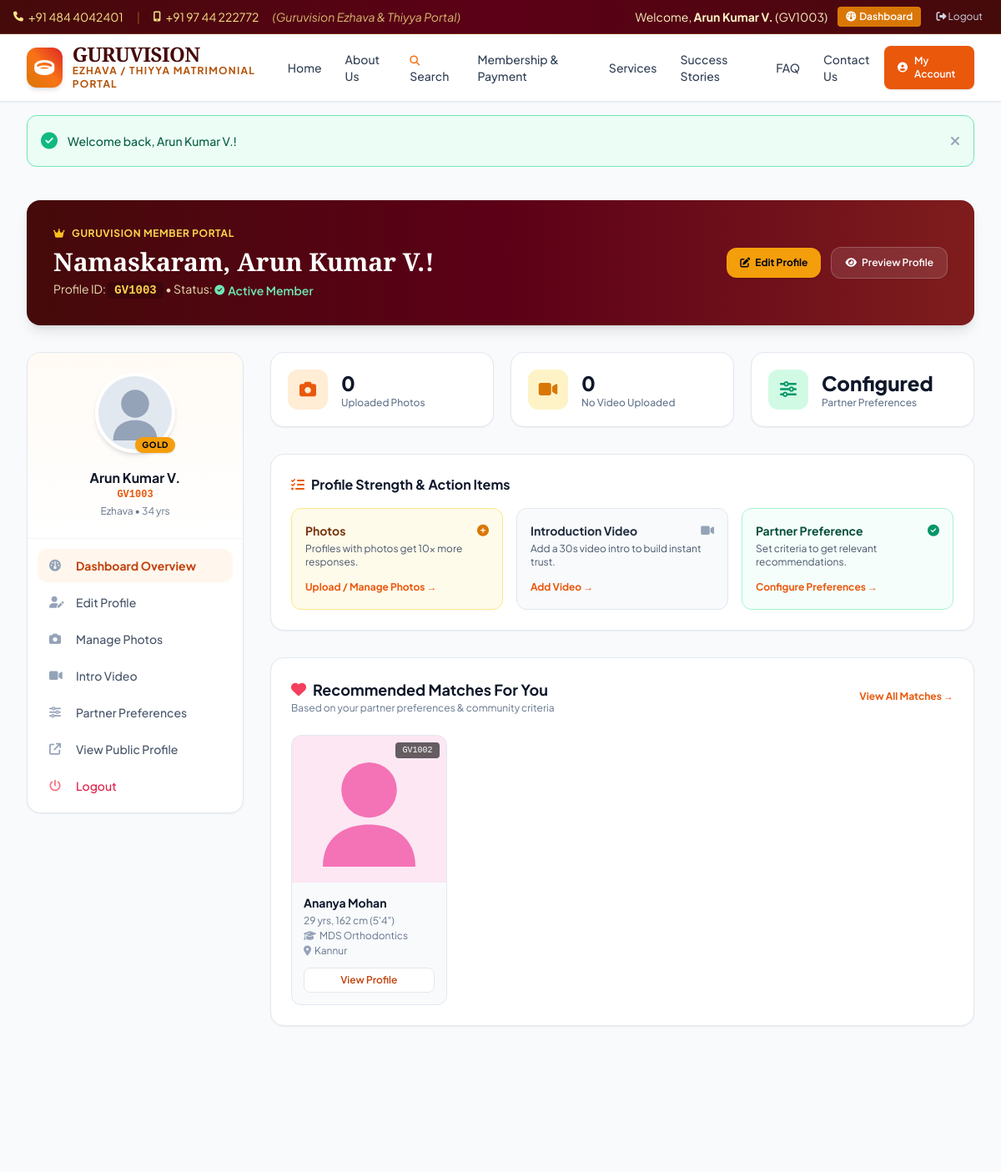
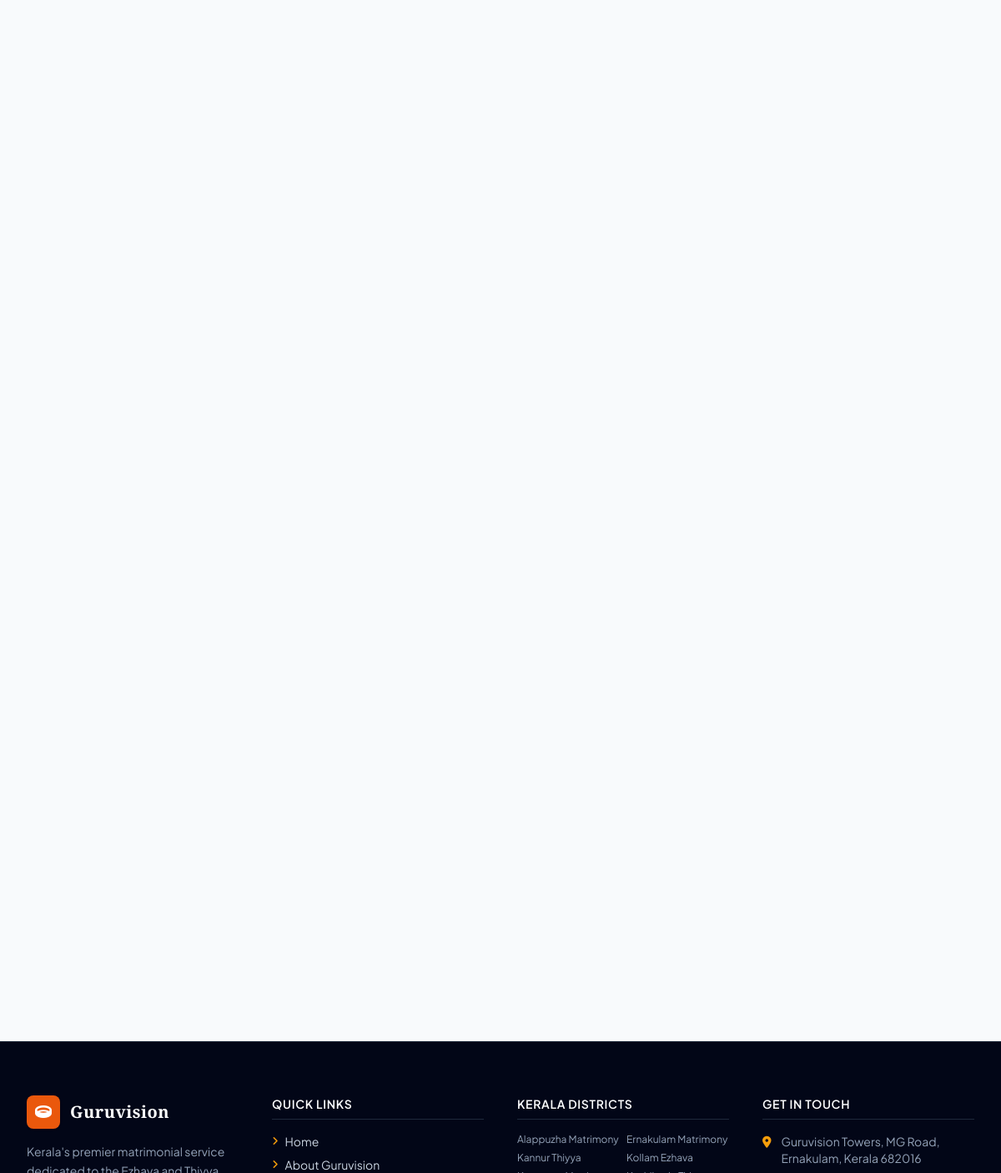
/dashboard/index.php (signed in), run on the app's committed database (2 pictures, top to bottom).
### tables this page shows
CREATE TABLE users (
    id INT UNSIGNED AUTO_INCREMENT PRIMARY KEY,
    profile_id VARCHAR(20) NOT NULL UNIQUE,
    email VARCHAR(150) NOT NULL UNIQUE,
    password_hash VARCHAR(255) NOT NULL,
    is_premium TINYINT(1) NOT NULL DEFAULT 0,
    created_at TIMESTAMP DEFAULT CURRENT_TIMESTAMP,
    updated_at TIMESTAMP DEFAULT CURRENT_TIMESTAMP ON UPDATE CURRENT_TIMESTAMP,

     
    created_by ENUM('Self', 'Parents', 'Sibling', 'Relative', 'Friend') NOT NULL,
    full_name VARCHAR(100) NOT NULL,

     
    gender ENUM('Male', 'Female') NOT NULL,
    dob DATE NOT NULL,
    marital_status ENUM('Unmarried', 'Widower / Widow', 'Divorced') NOT NULL,
    children ENUM('No', 'Yes') DEFAULT NULL,
    mother_tongue ENUM('Malayalam', 'English', 'Hindi', 'Tamil', 'Kannada') NOT NULL DEFAULT 'Malayalam',
    about_me TEXT DEFAULT NULL,

     
    religion VARCHAR(50) NOT NULL DEFAULT 'Hindu',
    caste ENUM('Ezhava', 'Thiyya') NOT NULL,
    physical_status ENUM('Normal', 'Physically Challenged') NOT NULL DEFAULT 'Normal',
    height SMALLINT UNSIGNED NOT NULL COMMENT 'Height in cm (137 to 213)',
    weight SMALLINT UNSIGNED DEFAULT NULL COMMENT 'Weight in kg (40 to 140)',
    body_type ENUM('Average', 'Athletic', 'Slim', 'Heavy') DEFAULT 'Average',
    complexion ENUM('Very Fair', 'Fair', 'Medium', 'Dark') NOT NULL,
    blood_group ENUM('A+ve', 'A-ve', 'B+ve', 'B-ve', 'AB+ve', 'AB-ve', 'O+ve', 'O-ve') DEFAULT NULL,
    diet ENUM('Vegetarian', 'Non Vegetarian', 'Eggatarian') DEFAULT 'Non Vegetarian',

     
    edu_category VARCHAR(100) DEFAULT NULL,
    edu_detail VARCHAR(100) NOT NULL,
    employed_in ENUM('Abroad', 'Agriculture', 'Business / Self Employed', 'Government', 'MNC', 'Networking', 'Own Firm', 'Public Ltd', 'Private', 'Professionals') DEFAULT NULL,
    occupation_category VARCHAR(100) DEFAULT NULL,
    occu_detail VARCHAR(100) DEFAULT NULL,
    working_firm VARCHAR(100) DEFAULT NULL,
    work_place VARCHAR(100) DEFAULT NULL,
    monthly_income VARCHAR(100) DEFAULT NULL,

     
    native_place VARCHAR(100) DEFAULT NULL,
    native_district ENUM('Alappuzha', 'Ernakulam', 'Idukki', 'Kannur', 'Kottayam', 'Kollam', 'Kozhikode', 'Kasaragod', 'Malappuram', 'Palakkad', 'Pathanamthitta', 'Thiruvananthapuram', 'Thrissur', 'Wayanad', 'Other') NOT NULL,
    citizenship VARCHAR(100) NOT NULL DEFAULT 'India',
    living_place VARCHAR(100) NOT NULL DEFAULT 'India',
    living_country VARCHAR(100) NOT NULL DEFAULT 'India',
    contact_name VARCHAR(100) NOT NULL,
    contact_relation ENUM('Father', 'Mother', 'Brother', 'Sister', 'Relative') NOT NULL,
    contact_phone VARCHAR(15) NOT NULL,
    alternate_phone VARCHAR(15) DEFAULT NULL,
    com_address TEXT DEFAULT NULL,

    INDEX idx_gender (gender),
    INDEX idx_caste (caste),
    INDEX idx_district (native_district),
    INDEX idx_marital_status (marital_status),
    INDEX idx_is_premium (is_premium),
    INDEX idx_dob (dob),
    INDEX idx_created_at (created_at)
);

### dashboard/index.php (the view, shortened to what the rows shown need)
<?php
require_once __DIR__ . '/../includes/auth.php';
require_once __DIR__ . '/../includes/helpers.php';
require_once __DIR__ . '/../includes/media_handler.php';
$currentUser = getCurrentUser();
$pdo = getDBConnection();
$prefStmt = $pdo->prepare("SELECT * FROM partner_preferences WHERE user_id = ?");
$prefStmt->execute([$currentUser['id']]);
$userPref = $prefStmt->fetch();
$targetGender = ($currentUser['gender'] === 'Male') ? 'Female' : 'Male';
$matchQuery = "SELECT u.*,
    (SELECT thumb_path FROM user_photos up WHERE up.user_id = u.id AND up.is_main = 1 LIMIT 1) as main_thumb
    FROM users u
    WHERE u.gender = ? AND u.id != ?";
$matchParams = [$targetGender, $currentUser['id']];
if ($userPref) {
    if (!empty($userPref['pref_age_from']) && !empty($userPref['pref_age_to'])) {
        $minDob = date('Y-m-d', strtotime("-{$userPref['pref_age_to']} years"));
        $maxDob = date('Y-m-d', strtotime("-{$userPref['pref_age_from']} years"));
        $matchQuery .= " AND u.dob BETWEEN ? AND ?";
        $matchParams[] = $minDob;
        $matchParams[] = $maxDob;
    }
}
$matchQuery .= " ORDER BY u.is_premium DESC, u.created_at DESC LIMIT 4";
$matchStmt = $pdo->prepare($matchQuery);
$matchStmt->execute($matchParams);
$matchingProfiles = $matchStmt->fetchAll();
require_once __DIR__ . '/../includes/header.php';
?>
<div class="py-10 bg-slate-50 min-h-[85vh]">
    <div class="max-w-7xl mx-auto px-4 sm:px-6 lg:px-8">
        <div class="bg-gradient-to-r from-red-950 via-maroon-900 to-red-900 rounded-2xl p-6 sm:p-8 text-white shadow-lg mb-8 flex flex-col md:flex-row items-center justify-between gap-6">
            <div>
                <div class="flex items-center gap-2 text-amber-300 text-xs font-bold uppercase tracking-wider mb-2">
                    <i class="fa-solid fa-crown text-amber-400"></i> Guruvision Member Portal
                </div>
                <h1 class="font-serif-title text-2xl sm:text-3xl font-extrabold text-white">
                    Namaskaram, <?= sanitize($currentUser['full_name']) ?>!
                </h1>
                <p class="text-amber-100/90 text-sm mt-1 max-w-2xl">
                    Profile ID: <span class="font-mono font-bold text-amber-300 bg-black/20 px-2 py-0.5 rounded"><?= sanitize($currentUser['profile_id']) ?></span> &bull;
                    Status: <span class="inline-flex items-center text-emerald-300 font-semibold"><i class="fa-solid fa-circle-check text-xs mr-1"></i> Active Member</span>
                </p>
            </div>
        </div>
        <div class="grid grid-cols-1 lg:grid-cols-4 gap-8">
            <div class="lg:col-span-1">
                <?php require_once __DIR__ . '/sidebar.php'; ?>
            </div>
            <div class="lg:col-span-3 space-y-8">
                <div class="bg-white rounded-2xl border border-slate-200 shadow-sm p-6">
                    <h2 class="text-base font-bold text-slate-900 mb-4 flex items-center gap-2">
                        <i class="fa-solid fa-list-check text-primary-600"></i> Profile Strength &amp; Action Items
                    </h2>
                </div>
                <div class="bg-white rounded-2xl border border-slate-200 shadow-sm p-6">
                    <div class="flex items-center justify-between mb-6">
                        <div>
                            <h2 class="text-lg font-bold text-slate-900 flex items-center gap-2">
                                <i class="fa-solid fa-heart text-rose-500"></i> Recommended Matches For You
                            </h2>
                        </div>
                    </div>
                    <?php if (empty($matchingProfiles)): ?>
                        <div class="text-center py-8 text-slate-400 text-sm">
                            <i class="fa-solid fa-users text-3xl mb-2 text-slate-300"></i>
                            <p>No matching profiles found currently. Try broadening your partner preferences.</p>
                        </div>
                    <?php else: ?>
                        <div class="grid grid-cols-1 sm:grid-cols-2 lg:grid-cols-4 gap-4">
                            <?php foreach ($matchingProfiles as $p): ?>
                                <?php
                                $thumb = !empty($p['main_thumb']) ? '/' . $p['main_thumb'] : '/' . getDefaultAvatar($p['gender']);
                                $age = calculateAge($p['dob']);
                                ?>
                                <div class="bg-slate-50 border border-slate-200 rounded-xl overflow-hidden hover:shadow-md transition group">
                                    <div class="relative h-44 overflow-hidden bg-slate-200">
                                        <img src="<?= $thumb ?>" alt="<?= sanitize($p['full_name']) ?>" class="w-full h-full object-cover group-hover:scale-105 transition duration-300">
                                        <div class="absolute top-2 right-2 bg-black/60 backdrop-blur-sm text-white text-[10px] px-2 py-0.5 rounded font-mono">
                                            <?= sanitize($p['profile_id']) ?>
                                        </div>
                                    </div>
                                    <div class="p-3.5">
                                        <h3 class="font-bold text-slate-900 text-sm truncate"><?= sanitize($p['full_name']) ?></h3>
                                        <div class="text-xs text-slate-500 mt-1 space-y-0.5">
                                            <p><?= $age ?> yrs, <?= formatHeight($p['height']) ?></p>
                                            <p class="truncate"><i class="fa-solid fa-graduation-cap text-slate-400 mr-1"></i><?= sanitize($p['edu_detail']) ?></p>
                                            <p class="truncate"><i class="fa-solid fa-location-dot text-slate-400 mr-1"></i><?= sanitize($p['native_district']) ?></p>
                                        </div>
                                        <a href="/profile.php?id=<?= urlencode($p['profile_id']) ?>" class="mt-3 block text-center w-full bg-white hover:bg-primary-50 text-primary-700 border border-primary-300 hover:border-primary-400 font-semibold text-xs py-1.5 rounded-lg transition">
                                            View Profile
                                        </a>
                                    </div>
                                </div>
                            <?php endforeach; ?>
                        </div>
                    <?php endif; ?>
                </div>
            </div>
        </div>
    </div>
</div>
<?php require_once __DIR__ . '/../includes/footer.php'; ?>

### includes/header.php (shortened to what the rows shown need)
<?php
require_once __DIR__ . '/auth.php';
require_once __DIR__ . '/helpers.php';
$currentUser = getCurrentUser();
?>
<!DOCTYPE html>
<html lang="en">
<head>
    <script src="https://cdn.tailwindcss.com"></script>
    <link rel="stylesheet" href="https://cdnjs.cloudflare.com/ajax/libs/font-awesome/6.4.2/css/all.min.css">
</head>
<body class="bg-slate-50 text-slate-800 flex flex-col min-h-screen">
    <div class="bg-gradient-to-r from-red-950 via-maroon-900 to-red-950 text-white text-xs sm:text-sm py-2 px-4 shadow-sm border-b border-yellow-600/30">
        <div class="max-w-7xl mx-auto flex flex-col sm:flex-row justify-between items-center gap-2">
            <div class="flex items-center space-x-3">
                <?php if ($currentUser): ?>
                    <span class="text-amber-100">
                        Welcome, <strong><?= sanitize($currentUser['full_name']) ?></strong> (<?= sanitize($currentUser['profile_id']) ?>)
                    </span>
                    <a href="/dashboard/index.php" class="bg-amber-600 hover:bg-amber-500 text-white px-2.5 py-1 rounded text-xs font-semibold inline-flex items-center gap-1">
                        <i class="fa-solid fa-gauge"></i> Dashboard
                    </a>
                    <a href="/logout.php" class="text-slate-300 hover:text-white px-1.5 py-1 text-xs">
                        <i class="fa-solid fa-right-from-bracket"></i> Logout
                    </a>
                <?php endif; ?>
            </div>
        </div>
    </div>
    <main class="flex-grow">

### dashboard/sidebar.php (shortened to what the rows shown need)
<div class="bg-white rounded-2xl shadow-sm border border-slate-200 overflow-hidden">
    <div class="p-6 border-b border-slate-100 text-center bg-gradient-to-b from-orange-50/60 to-white">
        <div class="relative inline-block mx-auto mb-3">
            <?php
            $mainPhoto = getUserMainPhoto((int)$currentUser['id']);
            $avatarUrl = $mainPhoto ? '/' . $mainPhoto['thumb_path'] : '/' . getDefaultAvatar($currentUser['gender']);
            ?>
            <img src="<?= $avatarUrl ?>" alt="<?= sanitize($currentUser['full_name']) ?>" class="w-24 h-24 rounded-full object-cover border-4 border-white shadow-md mx-auto">
            <?php if ($currentUser['is_premium']): ?>
                <span class="absolute bottom-0 right-0 bg-amber-500 text-slate-950 text-[10px] font-black px-2 py-0.5 rounded-full uppercase tracking-wider shadow">
                </span>
            <?php endif; ?>
        </div>
        <h3 class="font-bold text-slate-900 text-base"><?= sanitize($currentUser['full_name']) ?></h3>
        <p class="text-xs font-mono text-primary-600 font-bold"><?= sanitize($currentUser['profile_id']) ?></p>
        <p class="text-xs text-slate-500 mt-1"><?= sanitize($currentUser['caste']) ?> &bull; <?= calculateAge($currentUser['dob']) ?> yrs</p>
    </div>
</div>

### data on the page
users: full_name "Arun Kumar V.", profile "GV1003", caste "Ezhava", dob "34"
users: profile "GV1002", full_name "Ananya Mohan", dob "29", height "162 cm (5'4\")", edu_detail "MDS Orthodontics", native_district "Kannur"

### other printed values
$flash['message'] "Welcome back, Arun Kumar V.!"
$photoCount "0"
